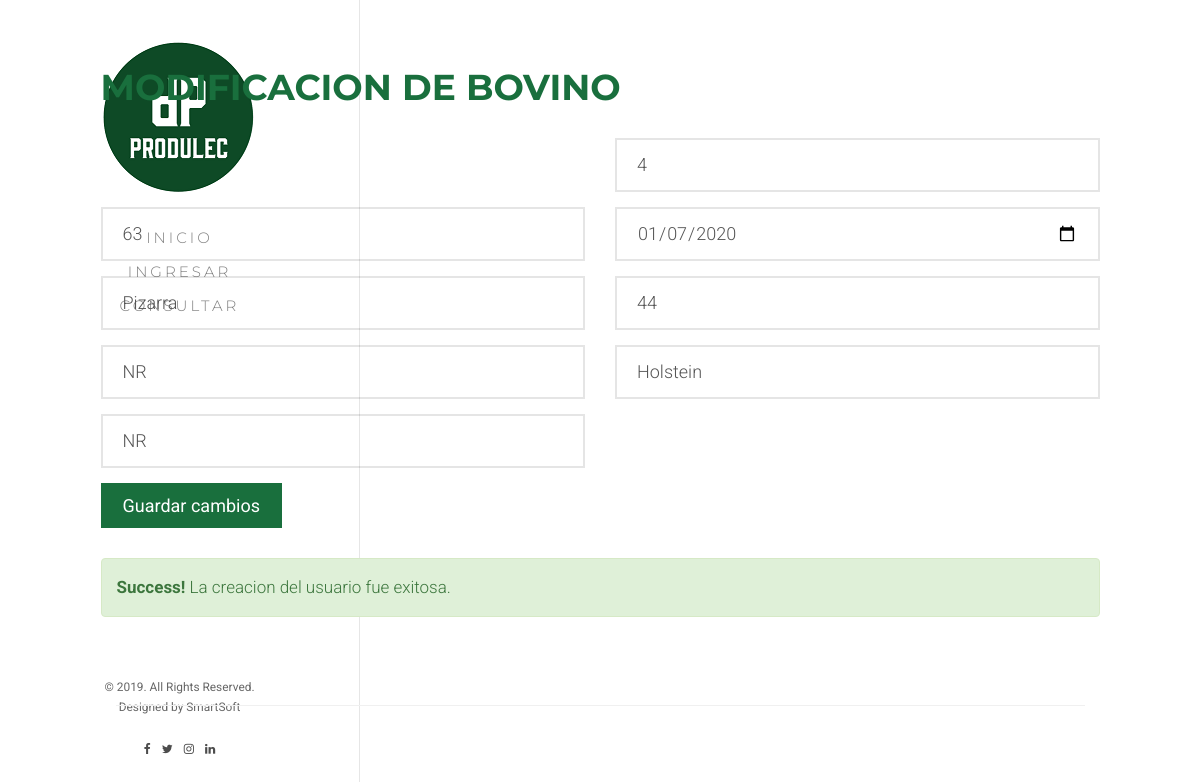
Screenshot of /updatebovine/2 with the database file from the repository.
### produlect/models.py (models this page shows, shortened)
class bovino(models.Model):
    id_bovino = models.AutoField(primary_key=True)
    codigo_bovino = models.IntegerField()
    identidad_ica = models.IntegerField()
    nombre = models.CharField(max_length=45)
    nombre_madre = models.CharField(max_length=45)
    nombre_padre = models.CharField(max_length=45)
    cantidad_partos = models.CharField(max_length=45)
    fecha_ultimo_parto = models.DateField(
        'Fecha de Ultimo Parto', blank=False, null=False)
    dias_lactancia = models.CharField(max_length=45)
    id_tipo_bovino = models.ForeignKey(tipo_bovino, on_delete=models.CASCADE)

class tipo_bovino(models.Model):
    id_tipo_bovino = models.AutoField(primary_key=True)
    tipo_bovino = models.CharField(max_length=45)
    descripcion = models.CharField(max_length=100)
    def __str__(self):
        return self.tipo_bovino

### produlect/views.py (the view)
# urls.py: path('updatebovine/<int:codigo_bovino>', views.updatebovine, name='updatebovine'),
def updatebovine(request, codigo_bovino):
    data = bovino.objects.get(codigo_bovino=codigo_bovino)
    form = BovinoForm(instance=data)
    args = {
        'form': form,
        'success': True
    }
    return render(request, 'bovine/update.html', args)

### produlect/forms.py
class BovinoForm(forms.ModelForm):
    class Meta:
        model = bovino
        fields = '__all__'
        widgets = {
            'codigo_bovino': forms.NumberInput(attrs={'class': 'form-control', 'placeholder': 'Codigo Bovino'}),
            'identidad_ica': forms.NumberInput(attrs={'class': 'form-control', 'placeholder': 'Identidad ICA'}),
            'nombre': forms.TextInput(attrs={'class': 'form-control', 'placeholder': 'Nombre Bovino'}),
            'nombre_madre': forms.TextInput(attrs={'class': 'form-control', 'placeholder': 'Nombre Madre Bovino'}),
            'nombre_padre': forms.TextInput(attrs={'class': 'form-control', 'placeholder': 'Nombre Padre Bovino'}),
            'cantidad_partos': forms.NumberInput(attrs={'class': 'form-control', 'placeholder': 'Cantidad Partos'}),
            'fecha_ultimo_parto': forms.DateInput(attrs={'class': 'form-control', 'placeholder': 'Fecha Ultimo Parto', 'type': 'date'}),
            'dias_lactancia': forms.TextInput(attrs={'class': 'form-control', 'placeholder': 'Dias Lactancia'}),
            'id_tipo_bovino': forms.Select(attrs={'class': 'form-control', 'placeholder': 'Tipo Bovino'}),
        }

### produlect/templates/bovine/update.html (shortened to what this page needs)
{% extends "base/base.html" %}
{% load static %}
{% block content %}
<div id="fh5co-page">
	<aside id="fh5co-aside" role="complementary" class="border js-fullheight">
		<h1 id="fh5co-logo"><a href="index.html"><img src="{% static 'images/logo_1.png' %}"
			alt="Free HTML5 Bootstrap Website Template"></a></h1>
		<nav id="fh5co-main-menu" role="navigation">
			<ul>
				<li><a href="{% url 'index' %}">Inicio</a></li>
				<li><a href="{% url 'createbovine' %}">Ingresar</a></li>
				<li><a href="{% url 'searchbovine' %}">Consultar</a></li>
			</ul>
		</nav>
		<div class="fh5co-footer">
			<p><small>&copy; 2019. All Rights Reserved.</span> <span>Designed by SmartSoft</span>
			<ul>
				<li><a href="#"><i class="icon-facebook"></i></a></li>
				<li><a href="#"><i class="icon-twitter"></i></a></li>
				<li><a href="#"><i class="icon-instagram"></i></a></li>
				<li><a href="#"><i class="icon-linkedin"></i></a></li>
			</ul>
		</div>
	</aside>
	<div id="fh5co-main">
		<div class="fh5co-narrow-content fh5co-border-bottom" data-animate-effect="fadeInLeft" id="ingresar">
			<div class="row">
				<div class="col-md-20 animate-box" data-animate-effect="fadeInLeft">
					<h1 class="fh5co-heading-colored" data-animate-effect="fadeInLeft">MODIFICACION DE BOVINO</h1>
				</div>
			</div>
			<div class="row">
				<div class="col-md-20 animate-box" data-animate-effect="fadeInLeft">
					<form action="updatebovineaction" method="POST">
						<div class="row">
							<div class="col-md-12">
								<div class="row">
									<div class="col-md-6">
										<div class="form-group">
											{{ form.identidad_ica }}
										</div>
										<div class="form-group">
											{{ form.nombre }}
										</div>
										<div class="form-group">
											{{ form.nombre_madre }}
										</div>
										<div class="form-group">
											{{ form.nombre_padre }}
										</div>
									</div>
									<div class="col-md-6">
										<div class="form-group">
											{{ form.cantidad_partos }}
										</div>
										<div class="form-group">
											{{ form.fecha_ultimo_parto }}
										</div>
										<div class="form-group">
											{{ form.dias_lactancia }}
										</div>
										<div class="form-group">
											{{ form.id_tipo_bovino }}
										</div>
									</div>
								</div>
							</div>
						</div>
						<p><button type="submit" class="btn btn-primary">Guardar cambios</button></p>
					</form>
					{% if success %}
					<div class="alert alert-success">
						<strong>Success!</strong> La creacion del usuario fue exitosa.
					</div>
					{% endif %}
				</div>
			</div>
		</div>
	</div>
	{% endblock content%}

### produlect/static/css/icomoon.css (style rules this page uses)
[class^="icon-"], [class*=" icon-"] { font-family: 'icomoon' !important; speak: none; font-style: normal; font-weight: normal; font-variant: normal; text-transform: none; line-height: 1; -webkit-font-smoothing: antialiased; -moz-osx-font-smoothing: grayscale; }
.icon-twitter:before { content: "\f099"; }
.icon-facebook:before { content: "\f09a"; }
.icon-linkedin:before { content: "\f0e1"; }
.icon-instagram:before { content: "\f16d"; }

### produlect/static/css/style.css (style rules this page uses)
body { font-family: "Roboto", Arial, sans-serif; font-weight: 300; font-size: 20px; line-height: 1.6; color: rgba(0, 0, 0, 0.5); }
a { color: #196f3d; -webkit-transition: 0.5s; -o-transition: 0.5s; transition: 0.5s; }
p { margin-bottom: 1.5em; }
h1, h2, h3, h4, h5, h6 { color: #000; font-family: "Montserrat", Arial, sans-serif; font-weight: 700; margin: 0 0 30px 0; }
#fh5co-page { width: 100%; overflow: hidden; position: relative; }
#fh5co-aside { padding-top: 40px; padding-bottom: 40px; width: 15%; position: fixed; bottom: 0; top: 0; left: 0; overflow-y: scroll; -webkit-transition: 0.5s; -o-transition: 0.5s; transition: 0.5s; font-size: 9px !important; }
#fh5co-aside.border { border-right: 1px solid #e6e6e6; }
@media screen and (max-width: 1200px) { #fh5co-aside { width: 30%; } }
#fh5co-aside #fh5co-logo { text-align: center; }
#fh5co-aside #fh5co-main-menu ul { text-align: center; margin: 0; padding: 0; }
#fh5co-aside #fh5co-main-menu ul li { margin: 0 0 10px 0; padding: 0; list-style: none; }
#fh5co-aside #fh5co-main-menu ul li a { color: rgba(0, 0, 0, 0.5); text-decoration: none; letter-spacing: .1em; text-transform: uppercase; font-size: 15px; font-weight: 300; position: relative; -webkit-transition: 0.3s; -o-transition: 0.3s; transition: 0.3s; padding: 10px 10px; letter-spacing: .2em; font-family: "Montserrat", Arial, sans-serif; }
#fh5co-aside #fh5co-main-menu ul li a:after { content: ""; position: absolute; height: 2px; bottom: 7px; left: 10px; right: 10px; background-color: #196f3d; visibility: hidden; -webkit-transform: scaleX(0); -moz-transform: scaleX(0); -ms-transform: scaleX(0); -o-transform: scaleX(0); transform: scaleX(0); -webkit-transition: all 0.3s cubic-bezier(0.175, 0.885, 0.32, 1.275); -moz-transition: all 0.3s cubic-bezier(0.175, 0.885, 0.32, 1.275); -ms-transition: all 0.3s cubic-bezier(0.175, 0.885, 0.32, 1.275); -o-transition: all 0.3s cubic-bezier(0.175, 0.885, 0.32, 1.275); transition: all 0.3s cubic-bezier(0.175, 0.885, 0.32, 1.275); }
#fh5co-aside .fh5co-footer { position: absolute; bottom: 40px; font-size: 14px; text-align: center; width: 100%; font-weight: 400; color: rgba(0, 0, 0, 0.6); }
#fh5co-aside .fh5co-footer span { display: block; }
#fh5co-aside .fh5co-footer ul { padding: 0; margin: 0; text-align: center; }
#fh5co-aside .fh5co-footer ul li { padding: 0; margin: 0; display: inline; list-style: none; }
#fh5co-aside .fh5co-footer ul li a { color: rgba(0, 0, 0, 0.7); padding: 4px; }
#fh5co-main { width: 93%; float: right; -webkit-transition: 0.5s; -o-transition: 0.5s; transition: 0.5s; }
@media screen and (max-width: 1200px) { #fh5co-main { width: 98%; } }
@media screen and (max-width: 1200px) { #fh5co-main { width: 100%; } }
#fh5co-main .fh5co-narrow-content { position: relative; width: 85%; margin: 0 auto; padding: 4em 0; }
.fh5co-border-bottom { border-bottom: 1px solid #f0f0f0; }
.fh5co-heading-colored { color: #196f3d; }
.btn { margin-right: 4px; margin-bottom: 4px; font-family: "Roboto", Arial, sans-serif; font-size: 18px; font-weight: 400; -webkit-border-radius: 0px; -moz-border-radius: 0px; -ms-border-radius: 0px; border-radius: 0px; -webkit-transition: 0.5s; -o-transition: 0.5s; transition: 0.5s; padding: 8px 20px !important; }
.btn-primary { background: #196f3d; color: #fff; border: 2px solid #196f3d; }
.form-control { -webkit-appearance: none; -moz-appearance: none; appearance: none; box-shadow: none; background: transparent; border: 2px solid rgba(0, 0, 0, 0.1); height: 54px; font-size: 18px; font-weight: 300; -webkit-border-radius: 0px; -moz-border-radius: 0px; -ms-border-radius: 0px; border-radius: 0px; }
.js .animate-box { opacity: 0; }

### rows the page displays
bovino: identidad_ica "63", nombre "Pizarra", nombre_madre "NR", nombre_padre "NR", cantidad_partos "4", fecha_ultimo_parto "01/07/2020", dias_lactancia "44"
tipo_bovino: id_tipo_bovino "Holstein"
